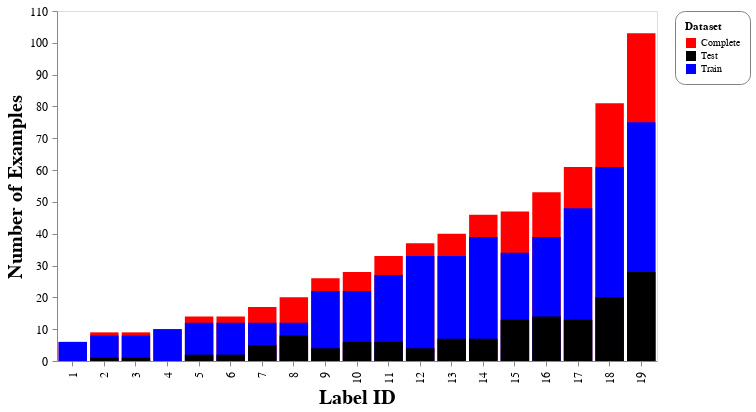

The cell this chart's notebook holds for it:
### Code cell
chart

### Figure 1 — Vega-Lite specification as saved in the notebook (floating-point values rounded to 4 significant figures)
{"data": {"name": "data-66c898685a18ba56af4e3e0f33d8be45"}, "mark": {"type": "bar", "color": "grey"}, "config": {"axis": {"labelFontSize": 12, "labelLimit": 500, "labelPadding": 5, "titleFontSize": 20}, "axisY": {"grid": false}, "header": {"labelFontSize": 15, "titleFontSize": 20}, "legend": {"cornerRadius": 10, "fillColor": "white", "padding": 10, "strokeColor": "gray"}}, "encoding": {"color": {"type": "nominal", "field": "Dataset", "scale": {"range": ["red", "black", "blue"]}}, "x": {"type": "ordinal", "field": "Label", "sort": "ascending", "title": "Label ID"}, "y": {"type": "quantitative", "field": "Sum", "stack": null, "title": "Number of Examples"}}, "height": 350, "resolve": {"scale": {"x": "independent"}}, "width": 600, "$schema": "https://vega.github.io/schema/vega-lite/v4.8.1.json", "datasets": {"data-66c898685a18ba56af4e3e0f33d8be45": [{"Label": 1, "Dataset": "Complete", "Sum": 6}, {"Label": 2, "Dataset": "Complete", "Sum": 9}, {"Label": 3, "Dataset": "Complete", "Sum": 9}, {"Label": 4, "Dataset": "Complete", "Sum": 10}, {"Label": 5, "Dataset": "Complete", "Sum": 14}, {"Label": 6, "Dataset": "Complete", "Sum": 14}, {"Label": 7, "Dataset": "Complete", "Sum": 17}, {"Label": 8, "Dataset": "Complete", "Sum": 20}, {"Label": 9, "Dataset": "Complete", "Sum": 26}, {"Label": 10, "Dataset": "Complete", "Sum": 28}, {"Label": 11, "Dataset": "Complete", "Sum": 33}, {"Label": 12, "Dataset": "Complete", "Sum": 37}, {"Label": 13, "Dataset": "Complete", "Sum": 40}, {"Label": 14, "Dataset": "Complete", "Sum": 46}, {"Label": 15, "Dataset": "Complete", "Sum": 47}, {"Label": 16, "Dataset": "Complete", "Sum": 53}, {"Label": 17, "Dataset": "Complete", "Sum": 61}, {"Label": 18, "Dataset": "Complete", "Sum": 81}, {"Label": 19, "Dataset": "Complete", "Sum": 103}, {"Label": 1, "Dataset": "Train", "Sum": 6}, {"Label": 2, "Dataset": "Train", "Sum": 8}, {"Label": 3, "Dataset": "Train", "Sum": 8}, {"Label": 4, "Dataset": "Train", "Sum": 10}, {"Label": 5, "Dataset": "Train", "Sum": 12}, {"Label": 6, "Dataset": "Train", "Sum": 12}, {"Label": 7, "Dataset": "Train", "Sum": 12}, {"Label": 8, "Dataset": "Train", "Sum": 12}, {"Label": 9, "Dataset": "Train", "Sum": 22}, {"Label": 10, "Dataset": "Train", "Sum": 22}, {"Label": 11, "Dataset": "Train", "Sum": 27}, {"Label": 12, "Dataset": "Train", "Sum": 33}, {"Label": 13, "Dataset": "Train", "Sum": 33}, {"Label": 14, "Dataset": "Train", "Sum": 39}, {"Label": 15, "Dataset": "Train", "Sum": 34}, {"Label": 16, "Dataset": "Train", "Sum": 39}, {"Label": 17, "Dataset": "Train", "Sum": 48}, {"Label": 18, "Dataset": "Train", "Sum": 61}, {"Label": 19, "Dataset": "Train", "Sum": 75}, {"Label": 1, "Dataset": "Test", "Sum": 0}, {"Label": 2, "Dataset": "Test", "Sum": 1}, {"Label": 3, "Dataset": "Test", "Sum": 1}, {"Label": 4, "Dataset": "Test", "Sum": 0}, {"Label": 5, "Dataset": "Test", "Sum": 2}, {"Label": 6, "Dataset": "Test", "Sum": 2}, {"Label": 7, "Dataset": "Test", "Sum": 5}, {"Label": 8, "Dataset": "Test", "Sum": 8}, {"Label": 9, "Dataset": "Test", "Sum": 4}, {"Label": 10, "Dataset": "Test", "Sum": 6}, {"Label": 11, "Dataset": "Test", "Sum": 6}, {"Label": 12, "Dataset": "Test", "Sum": 4}, {"Label": 13, "Dataset": "Test", "Sum": 7}, {"Label": 14, "Dataset": "Test", "Sum": 7}, {"Label": 15, "Dataset": "Test", "Sum": 13}, {"Label": 16, "Dataset": "Test", "Sum": 14}, {"Label": 17, "Dataset": "Test", "Sum": 13}, {"Label": 18, "Dataset": "Test", "Sum": 20}, {"Label": 19, "Dataset": "Test", "Sum": 28}]}}
